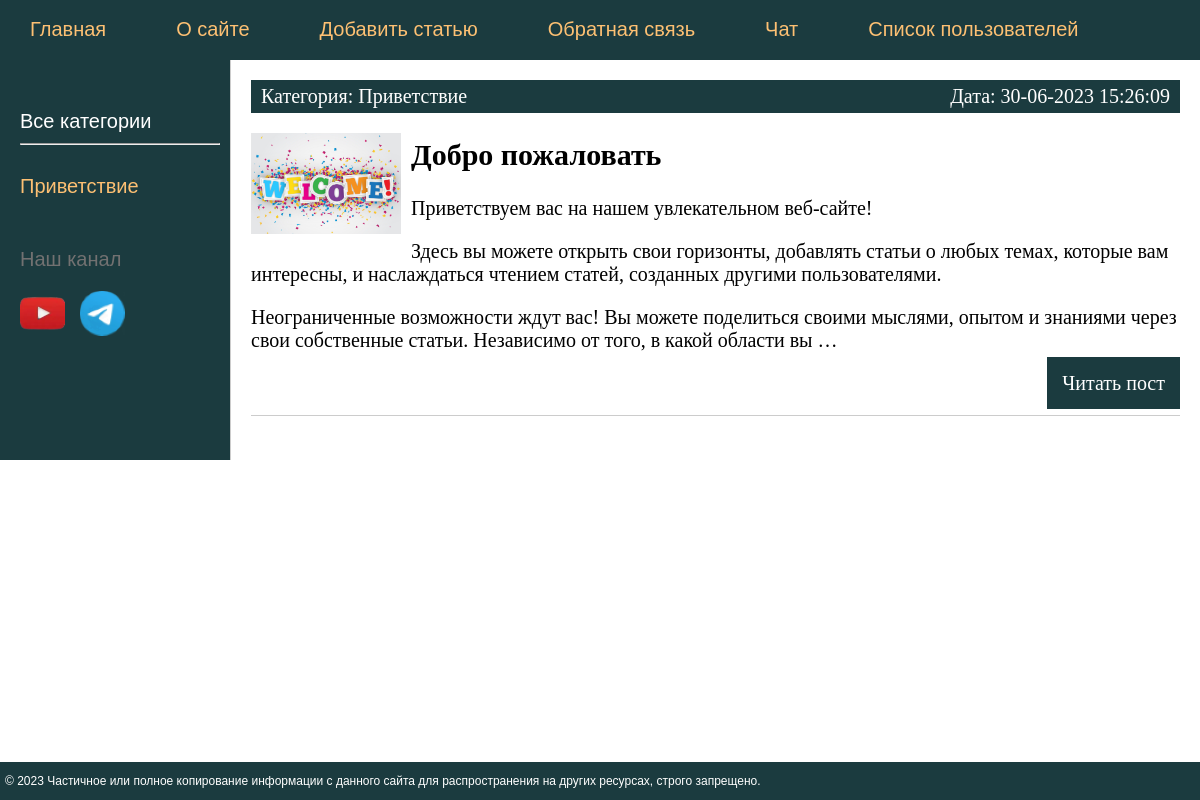
The app's page / (signed in) with its own data.
### car/models.py (models this page shows, shortened)
class Category(models.Model):
    name = models.CharField(max_length=100, db_index=True, verbose_name="Категории")
    slug = models.SlugField(max_length=300, unique=True, db_index=True, verbose_name="URL")
    def __str__(self):
        return self.name
    def get_absolute_url(self):
        return reverse('category', kwargs={'cat_slug': self.slug})
    class Meta:
        verbose_name = 'категории'
        verbose_name_plural = 'Категории'
        ordering = ['id']

class Car(models.Model):
    title = models.CharField(max_length=50, verbose_name='Заголовок')
    slug = models.SlugField(max_length=20, unique=True, db_index=True, verbose_name="URL")
    content = models.TextField(blank=True , verbose_name='Текст статьи')
    photo = models.ImageField(upload_to="photos/%Y/%m/%d/", blank=True, verbose_name='Фото' )
    time_create = models.DateTimeField(auto_now_add=True , verbose_name='Время оздания')
    time_update = models.DateTimeField(auto_now=True , verbose_name='Время изминения')
    is_published = models.BooleanField(default=True , verbose_name='Публикация')
    cat = models.ForeignKey('Category', on_delete=models.PROTECT, verbose_name='Категория')
    class Meta:
        verbose_name = 'записи'
        verbose_name_plural = 'записи'
        ordering = ['id']
        ordering = ['-time_create', 'title']

### car/views.py (the view)
# urls.py: path('', CarHome.as_view(), name='home'),
class CarHome(DataMixin, ListView):
    model = Car
    template_name = 'car/index.html'
    context_object_name = 'posts'
    def get_context_data(self, *, object_list=None, **kwargs):
        context = super().get_context_data(**kwargs)
        c_def = self.get_user_context(title="Главная страница")
        return dict(list(context.items()) + list(c_def.items()))
    def get_queryset(self):
        return Car.objects.filter(is_published=True).select_related('cat')

### car/utils.py (called while the page is built)
    def get_user_context(self, **kwargs):
        context = kwargs
        cats = Category.objects.annotate(Count('car'))
        user_menu = menu.copy()
        if not self.request.user.is_authenticated:
            user_menu.pop(1)
        context['menu'] = user_menu
        context['cats'] = cats
        if 'cat_selected' not in context:
            context['cat_selected'] = 0
        return context

### car/templates/car/index.html
{% extends 'car/base.html' %}
{% block content %}
<ul class="list-articles">
	{% for p in posts %}
			<li><div class="article_panel">
	<p class="first">Категория: {{ p.cat }}</p>
	<p class="last">Дата: {{ p.time_update|date:"d-m-Y H:i:s" }}</p>
</div>
{% if p.photo %}
	<p><img class="img-article-left thumb" src="{{ p.photo.url }}"></p>
{% endif %}
    <h2>{{ p.title }}</h2>
	{% autoescape on %}
	{{ p.content|linebreaks|truncatewords:50 }}
	{% endautoescape %}
			<p class="link-read-post"><a href="{% url 'post' post_slug=p.slug %}">Читать пост</a></p>
			</li>
	{% endfor %}
</ul>
{% endblock %}

### car/templates/car/base.html (shortened to what this page needs)
{% load static %}
{% load car_tags %}
<!DOCTYPE html>
<html>
<head>
	<link type="text/css" href="{% static 'car/css/styles.css' %}" rel="stylesheet" />
</head>
<body>
	<table class="table-page" border="0" cellpadding="0" cellspacing="0">
		<tr>
			<td valign="top">
				{% block mainmenu %}
				<div class="header">
					<ul id="mainmenu" class="mainmenu">
						<li><a href="{% url 'home' %}">Главная</a></li>
						{% for m in menu %}
						<li><a href="{% url m.url_name %}">{{ m.title }}</a></li>
						{% endfor %}
						{% if request.user.is_authenticated %}
						<li class="last"><a href="{% url 'profile' %}">{{ user.username }}</a> | <a
								href="{% url 'logout' %}">Выйти</a></li>
						{% else %}
						<li class="last"><a href="{% url 'register' %}">Регистрация</a> | <a href="{% url 'login' %}">
								Войти </a></li>
						{% endif %}
					</ul>
				</div>
				{% endblock mainmenu %}
				<table class="table-content" border="0" cellpadding="0" cellspacing="0">
					<tr>
						<td valign="top" class="left-chapters">
							<ul id="leftchapters">
								{% if cat_selected == 0 %}
								<li class="selected">Все категории</li>
								<hr>
								{% else %}
								<li><a href="{% url 'home' %}">Все категории</a></li>
								<hr>
								{% endif %}
								{% for c in cats %}
								{% if c.car__count > 0 %}
								{% if c.pk == cat_selected %}
								<li class="selected">{{ c.name }}</li>
								{% else %}
								<li><a href="{{ c.get_absolute_url }}">{{ c.name }}</a></li>
								{% endif %}
								{% endif %}
								{% endfor %}
								<li class="share">
									<p>Наш канал</p>
									<div class="yt-tg">
										<a class="share-yt" href="https://www.youtube.com/@Shahzod-Ergashev/featured"
											target="_blank" rel="nofollow"></a>
										<a class="share-tg" href="https://t.me/our_telegram_channel" target="_blank"
											rel="nofollow"></a>
									</div>
								</li>
							</ul>
						</td>
						<td valign="top" class="content">
							<div class="content-text">
								{% block content %}
								{% endblock %}
							</div>
						</td>
					</tr>
				</table>
			</td>
		</tr>
		<tr>
			<td valign="top">
				<div id="footer">
					<p>&copy; 2023 Частичное или полное копирование информации с данного сайта для распространения на других ресурсах, строго запрещено.</p>
				</div>
			</td>
		</tr>
	</table>
</body>
</html>

### car/static/car/css/styles.css (style rules this page uses)
html, body { font-family: 'Arial'; margin: 0; padding: 0; height: 100%; width: 100%; color: #444; }
a { color: #0059b2; text-decoration: none; }
img { max-width: 600px; height: auto; }
img.img-article-left { max-width: 300px; height: auto; float: left; padding: 0 10px 10px 0; }
img.img-article-left.thumb { max-width: 150px; height: auto; }
p.link-read-post { text-align: right; }
p.link-read-post a { padding: 15px; min-width: 10px; background: #1b3b3f; color: #fff; text-decoration: none; }
.article_panel { background: #1b3b3f; padding: 5px 10px 5px 10px; box-sizing: border-box; overflow: hidden; color: #fff; }
.article_panel p.first { margin: 0; float: left; }
.article_panel p.last { margin: 0; float: right; }
ul.list-articles { list-style: none; margin: 0; padding: 0; }
ul.list-articles li { border-bottom: 1px solid #ccc; }
.table-page { width: 100%; height: 100%; vertical-align: top; }
.table-page tr { height: 100%; }
.header { background: #1b3b3f; height: 60px; box-sizing: border-box; background: #1b3b3f; height: 60px; }
ul.mainmenu { list-style: none; margin: 0; padding: 0; height: 60px; color: #ffffff; font-size: 20px; overflow: hidden; }
ul.mainmenu li { float: left; margin: 18px 40px 0 30px; }
ul.mainmenu li.last { float: right; }
ul.mainmenu li a { color: #fdc073; text-decoration: none; }
.left-chapters { width: 300px; height: 50vh; margin: 0; overflow-y: auto; background: #1b3b3f; border-right: 1px solid #ccc; box-sizing: border-box; }
.content { padding: 40px 20px 20px 40px; width: calc(100% - 300px); height: 50vh; }
.left-chapters ul { width: 200px; margin: 0; padding: 20px 10px 10px 20px; list-style: none; font-size: 20px; }
.left-chapters ul li { margin: 30px 0 0 0; color: #727171; }
.left-chapters ul li.selected { color: #fff; }
.left-chapters ul li a { color: #fdc073; text-decoration: none; }
.left-chapters ul li.share { margin: 50px 0 0 0; }
.left-chapters ul li.share p { margin: 20px 0 10px 0; }
.left-chapters ul li.share a { display: inline-block; margin: 10px 10px 10px 0; width: 50px; height: 50px; opacity: 1; transition: opacity 0.9s ease; }
.yt-tg { display: flex; }
.left-chapters ul li.share a.share-yt { background: url('../image/yt.png') no-repeat 0 0; }
.left-chapters ul li.share a.share-tg { background: url('../image/tg.png') no-repeat 0 0; }
.content { padding: 20px 20px 20px 20px; width: 100%; height: 100%; }
.content-text { color: #000000; font-size: 20px; font-family: Yandex Sans Display Light; }
#footer { box-sizing: border-box; background: #1b3b3f; padding: 0 5px; color: #ffffff; font-size: 12px; font-family: Verdana, Geneva, Arial, Helvetica; text-align: left; overflow: hidden; }

### records on screen
Category: name "Приветствие"
Car: cat "Приветствие", time_update "30-06-2023 15:26:09", photo (picture), title "Добро пожаловать", content "Приветствуем вас на нашем увлекательном веб-сайте! Здесь вы можете открыть свои горизонты, добавлять статьи о любых темах, которые вам интересны, и наслаждаться чтением статей, созданных другими пользователями. Неограниченные возможности ждут вас! Вы можете поделиться своими мыслями, опытом и знаниями через свои собственные статьи. Независимо от того, в какой области вы …"

### other values on screen
{{ m.title }} "О сайте" "Добавить статью" "Обратная связь" "Чат" "Список пользователей"
